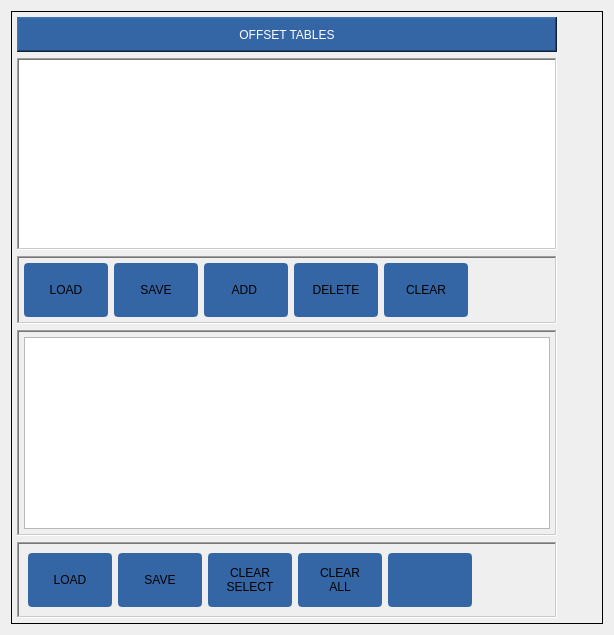
            <widget class="QWidget" name="page_3">
             <layout class="QGridLayout" name="gridLayout_50">
              <item row="0" column="0">
               <widget class="QFrame" name="gridFrame">
                <property name="minimumSize">
                 <size>
                  <width>550</width>
                  <height>0</height>
                 </size>
                </property>
                <property name="maximumSize">
                 <size>
                  <width>16777215</width>
                  <height>725</height>
                 </size>
                </property>
                <property name="frameShape">
                 <enum>QFrame::Box</enum>
                </property>
                <layout class="QGridLayout" name="gridLayout_16">
                 <property name="leftMargin">
                  <number>5</number>
                 </property>
                 <property name="topMargin">
                  <number>5</number>
                 </property>
                 <property name="rightMargin">
                  <number>5</number>
                 </property>
                 <property name="bottomMargin">
                  <number>5</number>
                 </property>
                 <item row="5" column="0">
                  <widget class="QFrame" name="gridFrame">
                   <property name="minimumSize">
                    <size>
                     <width>0</width>
                     <height>62</height>
                    </size>
                   </property>
                   <property name="styleSheet">
                    <string notr="true">QPushButton {
min-height: 50px;
min-width: 80px;
max-height: 50px;
max-width: 100px;
font: 14pt &quot;DejaVu Sans&quot;;
color: rgb(0,0,0);
background-color:rgb(52, 101, 164);
border-style: solid;
border-width: 2px;
border-radius: 4px;
border-color:rgb(52, 101, 164)

}

QPushButton::pressed{ border-color:rgb(0,255,0)}</string>
                   </property>
                   <property name="frameShape">
                    <enum>QFrame::WinPanel</enum>
                   </property>
                   <property name="frameShadow">
                    <enum>QFrame::Sunken</enum>
                   </property>
                   <layout class="QGridLayout" name="gridLayout_63">
                    <item row="0" column="3">
                     <widget class="QPushButton" name="clear_all_offset_tbl_2">
                      <property name="text">
                       <string>CLEAR
ALL</string>
                      </property>
                     </widget>
                    </item>
                    <item row="0" column="0">
                     <widget class="QPushButton" name="load_work_off_tbl_2">
                      <property name="text">
                       <string>LOAD</string>
                      </property>
                     </widget>
                    </item>
                    <item row="0" column="1">
                     <widget class="QPushButton" name="save_work_off_tbl_2">
                      <property name="text">
                       <string>SAVE</string>
                      </property>
                     </widget>
                    </item>
                    <item row="0" column="5">
                     <spacer name="horizontalSpacer_20">
                      <property name="orientation">
                       <enum>Qt::Horizontal</enum>
                      </property>
                      <property name="sizeHint" stdset="0">
                       <size>
                        <width>40</width>
                        <height>20</height>
                       </size>
                      </property>
                     </spacer>
                    </item>
                    <item row="0" column="2">
                     <widget class="QPushButton" name="clear_slct_offset_tbl_2">
                      <property name="text">
                       <string>CLEAR
SELECT</string>
                      </property>
                     </widget>
                    </item>
                    <item row="0" column="4">
                     <widget class="QPushButton" name="pushButton">
                      <property name="text">
                       <string/>
                      </property>
                     </widget>
                    </item>
                   </layout>
                  </widget>
                 </item>
                 <item row="0" column="0">
                  <widget class="QLabel" name="tool_table">
                   <property name="minimumSize">
                    <size>
                     <width>500</width>
                     <height>35</height>
                    </size>
                   </property>
                   <property name="maximumSize">
                    <size>
                     <width>550</width>
                     <height>35</height>
                    </size>
                   </property>
                   <property name="styleSheet">
                    <string notr="true">QLabel {
color: rgb(255, 255, 255);
background-color:rgb(52, 101, 164);
font: 14pt &quot;DejaVu Sans&quot;
}</string>
                   </property>
                   <property name="frameShape">
                    <enum>QFrame::WinPanel</enum>
                   </property>
                   <property name="frameShadow">
                    <enum>QFrame::Raised</enum>
                   </property>
                   <property name="lineWidth">
                    <number>2</number>
                   </property>
                   <property name="text">
                    <string>OFFSET TABLES</string>
                   </property>
                   <property name="alignment">
                    <set>Qt::AlignCenter</set>
                   </property>
                  </widget>
                 </item>
                 <item row="3" column="0">
                  <widget class="QFrame" name="gridFrame_21">
                   <property name="minimumSize">
                    <size>
                     <width>525</width>
                     <height>62</height>
                    </size>
                   </property>
                   <property name="maximumSize">
                    <size>
                     <width>550</width>
                     <height>16777215</height>
                    </size>
                   </property>
                   <property name="styleSheet">
                    <string notr="true">QPushButton {
min-height: 50px;
min-width: 80px;
max-height: 50px;
max-width: 100px;
font: 14pt &quot;DejaVu Sans&quot;;
color: rgb(0,0,0);
background-color:rgb(52, 101, 164);
border-style: solid;
border-width: 2px;
border-radius: 4px;
border-color:rgb(52, 101, 164)

}

QPushButton::pressed{ border-color:rgb(0,255,0)}</string>
                   </property>
                   <property name="frameShape">
                    <enum>QFrame::WinPanel</enum>
                   </property>
                   <property name="frameShadow">
                    <enum>QFrame::Sunken</enum>
                   </property>
                   <property name="lineWidth">
                    <number>1</number>
                   </property>
                   <layout class="QGridLayout" name="gridLayout_39">
                    <property name="leftMargin">
                     <number>5</number>
                    </property>
                    <property name="topMargin">
                     <number>5</number>
                    </property>
                    <property name="rightMargin">
                     <number>5</number>
                    </property>
                    <property name="bottomMargin">
                     <number>5</number>
                    </property>
                    <item row="0" column="2">
                     <widget class="QPushButton" name="addtool">
                      <property name="text">
                       <string>ADD </string>
                      </property>
                     </widget>
                    </item>
                    <item row="0" column="3">
                     <widget class="QPushButton" name="deletetool">
                      <property name="text">
                       <string>DELETE</string>
                      </property>
                     </widget>
                    </item>
                    <item row="0" column="5">
                     <widget class="QPushButton" name="cleartooltable">
                      <property name="text">
                       <string>CLEAR</string>
                      </property>
                     </widget>
                    </item>
                    <item row="0" column="1">
                     <widget class="QPushButton" name="savetooltable">
                      <property name="text">
                       <string>SAVE</string>
                      </property>
                      <property name="checkable">
                       <bool>false</bool>
                      </property>
                     </widget>
                    </item>
                    <item row="0" column="0">
                     <widget class="QPushButton" name="reloadtooltable">
                      <property name="text">
                       <string>LOAD</string>
                      </property>
                     </widget>
                    </item>
                    <item row="0" column="6">
                     <spacer name="horizontalSpacer_14">
                      <property name="orientation">
                       <enum>Qt::Horizontal</enum>
                      </property>
                      <property name="sizeHint" stdset="0">
                       <size>
                        <width>40</width>
                        <height>20</height>
                       </size>
                      </property>
                     </spacer>
                    </item>
                   </layout>
                  </widget>
                 </item>
                 <item row="4" column="0">
                  <widget class="QFrame" name="gridFrame_22">
                   <property name="minimumSize">
                    <size>
                     <width>540</width>
                     <height>110</height>
                    </size>
                   </property>
                   <property name="maximumSize">
                    <size>
                     <width>550</width>
                     <height>999999</height>
                    </size>
                   </property>
                   <property name="styleSheet">
                    <string notr="true">StatusLabel 
{
color: rgb(0,0,0);
background-color:rgb(52, 101, 164);
min-height: 20px;
}

QLabel {
color: rgb(0,0,0);
background-color:rgb(52, 101, 164);
font: 14pt &quot;DejaVu Sans&quot;
}</string>
                   </property>
                   <property name="frameShape">
                    <enum>QFrame::WinPanel</enum>
                   </property>
                   <property name="frameShadow">
                    <enum>QFrame::Sunken</enum>
                   </property>
                   <property name="lineWidth">
                    <number>1</number>
                   </property>
                   <layout class="QGridLayout" name="gridLayout_46">
                    <property name="leftMargin">
                     <number>5</number>
                    </property>
                    <property name="topMargin">
                     <number>5</number>
                    </property>
                    <property name="rightMargin">
                     <number>5</number>
                    </property>
                    <property name="bottomMargin">
                     <number>5</number>
                    </property>
                    <item row="0" column="0" colspan="2">
                     <widget class="OffsetTable" name="offset_table_2">
                      <property name="styleSheet">
                       <string notr="true">
font: 14pt &quot;DejaVu Sans&quot;;
color: rgb(0,0,0);



 

</string>
                      </property>
                      <property name="cornerButtonEnabled">
                       <bool>false</bool>
                      </property>
                      <property name="displayColumns" stdset="0">
                       <string>XYZA</string>
                      </property>
                      <attribute name="horizontalHeaderVisible">
                       <bool>false</bool>
                      </attribute>
                      <attribute name="horizontalHeaderDefaultSectionSize">
                       <number>112</number>
                      </attribute>
                      <attribute name="horizontalHeaderHighlightSections">
                       <bool>true</bool>
                      </attribute>
                      <attribute name="horizontalHeaderMinimumSectionSize">
                       <number>80</number>
                      </attribute>
                      <attribute name="horizontalHeaderStretchLastSection">
                       <bool>true</bool>
                      </attribute>
                      <attribute name="verticalHeaderVisible">
                       <bool>false</bool>
                      </attribute>
                      <attribute name="verticalHeaderCascadingSectionResizes">
                       <bool>false</bool>
                      </attribute>
                      <attribute name="verticalHeaderStretchLastSection">
                       <bool>false</bool>
                      </attribute>
                     </widget>
                    </item>
                   </layout>
                  </widget>
                 </item>
                 <item row="1" column="0">
                  <widget class="ToolTable" name="tooltable">
                   <property name="enabled">
                    <bool>true</bool>
                   </property>
                   <property name="minimumSize">
                    <size>
                     <width>525</width>
                     <height>0</height>
                    </size>
                   </property>
                   <property name="maximumSize">
                    <size>
                     <width>550</width>
                     <height>16777215</height>
                    </size>
                   </property>
                   <property name="mouseTracking">
                    <bool>false</bool>
                   </property>
                   <property name="styleSheet">
                    <string notr="true">font: 14pt &quot;DejaVu Sans&quot;;
color: rgb(0,0,0);</string>
                   </property>
                   <property name="frameShape">
                    <enum>QFrame::WinPanel</enum>
                   </property>
                   <property name="frameShadow">
                    <enum>QFrame::Sunken</enum>
                   </property>
                   <property name="lineWidth">
                    <number>1</number>
                   </property>
                   <property name="gridStyle">
                    <enum>Qt::SolidLine</enum>
                   </property>
                   <property name="sortingEnabled">
                    <bool>true</bool>
                   </property>
                   <property name="wordWrap">
                    <bool>true</bool>
                   </property>
                   <property name="displayColumns" stdset="0">
                    <string>TPZDRXY</string>
                   </property>
                   <attribute name="horizontalHeaderCascadingSectionResizes">
                    <bool>false</bool>
                   </attribute>
                   <attribute name="horizontalHeaderDefaultSectionSize">
                    <number>80</number>
                   </attribute>
                   <attribute name="horizontalHeaderMinimumSectionSize">
                    <number>100</number>
                   </attribute>
                   <attribute name="horizontalHeaderStretchLastSection">
                    <bool>true</bool>
                   </attribute>
                   <attribute name="verticalHeaderDefaultSectionSize">
                    <number>35</number>
                   </attribute>
                   <attribute name="verticalHeaderHighlightSections">
                    <bool>true</bool>
                   </attribute>
                   <attribute name="verticalHeaderMinimumSectionSize">
                    <number>35</number>
                   </attribute>
                  </widget>
                 </item>
                 <item row="1" column="1">
                  <spacer name="horizontalSpacer_12">
                   <property name="orientation">
                    <enum>Qt::Horizontal</enum>
                   </property>
                   <property name="sizeHint" stdset="0">
                    <size>
                     <width>40</width>
                     <height>20</height>
                    </size>
                   </property>
                  </spacer>
                 </item>
                </layout>
               </widget>
              </item>
             </layout>
            </widget>
